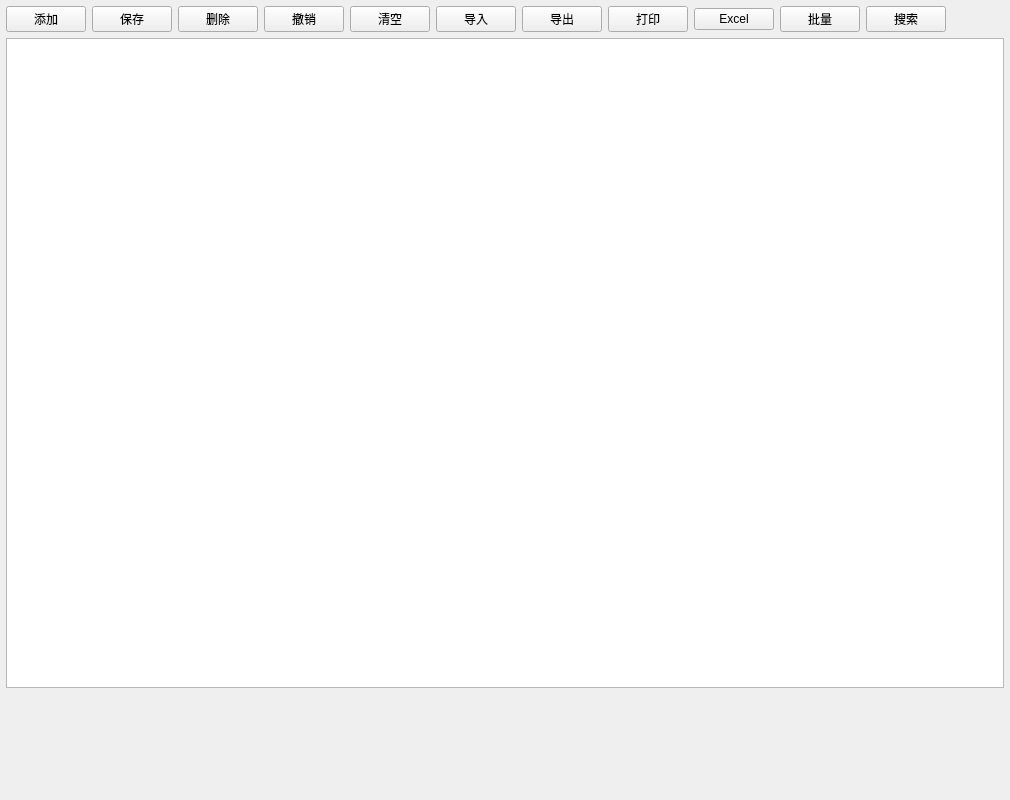
<?xml version="1.0" encoding="UTF-8"?>
<ui version="4.0">
 <class>frmConfigIpc</class>
 <widget class="QWidget" name="frmConfigIpc">
  <property name="geometry">
   <rect>
    <x>0</x>
    <y>0</y>
    <width>1010</width>
    <height>800</height>
   </rect>
  </property>
  <property name="windowTitle">
   <string>Form</string>
  </property>
  <layout class="QVBoxLayout" name="verticalLayout">
   <property name="spacing">
    <number>6</number>
   </property>
   <property name="leftMargin">
    <number>6</number>
   </property>
   <property name="topMargin">
    <number>6</number>
   </property>
   <property name="rightMargin">
    <number>6</number>
   </property>
   <property name="bottomMargin">
    <number>6</number>
   </property>
   <item>
    <widget class="QWidget" name="widgetTop" native="true">
     <layout class="QHBoxLayout" name="horizontalLayout">
      <property name="spacing">
       <number>6</number>
      </property>
      <property name="leftMargin">
       <number>0</number>
      </property>
      <property name="topMargin">
       <number>0</number>
      </property>
      <property name="rightMargin">
       <number>0</number>
      </property>
      <property name="bottomMargin">
       <number>0</number>
      </property>
      <item>
       <widget class="QPushButton" name="btnAdd">
        <property name="text">
         <string>添加</string>
        </property>
       </widget>
      </item>
      <item>
       <widget class="QPushButton" name="btnSave">
        <property name="text">
         <string>保存</string>
        </property>
       </widget>
      </item>
      <item>
       <widget class="QPushButton" name="btnDelete">
        <property name="text">
         <string>删除</string>
        </property>
       </widget>
      </item>
      <item>
       <widget class="QPushButton" name="btnReturn">
        <property name="text">
         <string>撤销</string>
        </property>
       </widget>
      </item>
      <item>
       <widget class="QPushButton" name="btnClear">
        <property name="text">
         <string>清空</string>
        </property>
       </widget>
      </item>
      <item>
       <widget class="QPushButton" name="btnInput">
        <property name="text">
         <string>导入</string>
        </property>
       </widget>
      </item>
      <item>
       <widget class="QPushButton" name="btnOutput">
        <property name="text">
         <string>导出</string>
        </property>
       </widget>
      </item>
      <item>
       <widget class="QPushButton" name="btnPrint">
        <property name="text">
         <string>打印</string>
        </property>
       </widget>
      </item>
      <item>
       <widget class="QPushButton" name="btnXls">
        <property name="text">
         <string>Excel</string>
        </property>
       </widget>
      </item>
      <item>
       <widget class="QPushButton" name="btnPlus">
        <property name="text">
         <string>批量</string>
        </property>
       </widget>
      </item>
      <item>
       <widget class="QPushButton" name="btnSearch">
        <property name="text">
         <string>搜索</string>
        </property>
       </widget>
      </item>
      <item>
       <widget class="QLabel" name="labTip">
        <property name="sizePolicy">
         <sizepolicy hsizetype="Expanding" vsizetype="Preferred">
          <horstretch>0</horstretch>
          <verstretch>0</verstretch>
         </sizepolicy>
        </property>
        <property name="text">
         <string/>
        </property>
        <property name="alignment">
         <set>Qt::AlignCenter</set>
        </property>
       </widget>
      </item>
     </layout>
    </widget>
   </item>
   <item>
    <widget class="QTableView" name="tableView">
     <property name="sizePolicy">
      <sizepolicy hsizetype="Expanding" vsizetype="Expanding">
       <horstretch>0</horstretch>
       <verstretch>0</verstretch>
      </sizepolicy>
     </property>
    </widget>
   </item>
   <item>
    <widget class="frmConfigIpcSearch" name="widgetIpcSearch" native="true">
     <property name="sizePolicy">
      <sizepolicy hsizetype="Preferred" vsizetype="Fixed">
       <horstretch>0</horstretch>
       <verstretch>0</verstretch>
      </sizepolicy>
     </property>
     <property name="minimumSize">
      <size>
       <width>0</width>
       <height>100</height>
      </size>
     </property>
    </widget>
   </item>
  </layout>
 </widget>
 <customwidgets>
  <customwidget>
   <class>frmConfigIpcSearch</class>
   <extends>QWidget</extends>
   <header>frmconfigipcsearch.h</header>
   <container>1</container>
  </customwidget>
 </customwidgets>
 <tabstops>
  <tabstop>btnAdd</tabstop>
  <tabstop>btnSave</tabstop>
  <tabstop>btnDelete</tabstop>
  <tabstop>btnReturn</tabstop>
  <tabstop>btnClear</tabstop>
  <tabstop>btnInput</tabstop>
  <tabstop>btnOutput</tabstop>
  <tabstop>btnPrint</tabstop>
  <tabstop>btnXls</tabstop>
  <tabstop>btnPlus</tabstop>
  <tabstop>btnSearch</tabstop>
  <tabstop>tableView</tabstop>
 </tabstops>
 <resources/>
 <connections/>
</ui>
